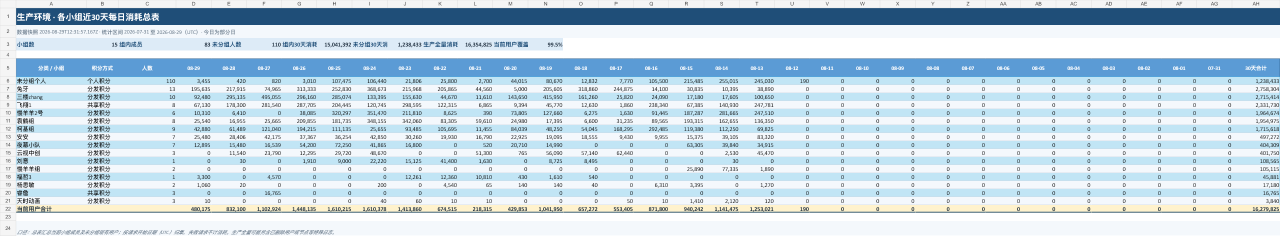
#> input picture outputs/team-usage-20260829/previews/总表.png, 2560 x 472 px (shown at 1/2 size)
$ python make-contact-sheet.py
#> lines starting #> are read from the running program, lines starting #| are printed output that depends on the picture
from pathlib import Path
from PIL import Image, ImageDraw, ImageFont

source = Path(__file__).with_name("previews")
paths = sorted(source.glob("*.png"), key=lambda p: (p.name != "总表.png", p.name))
tile_w = 900
label_h = 28
gap = 16
tiles = []
for path in paths:
    image = Image.open(path).convert("RGB")
    scale = min(1, tile_w / image.width)
#> scale = 0.352
    image = image.resize((round(image.width * scale), round(image.height * scale)), Image.Resampling.LANCZOS)
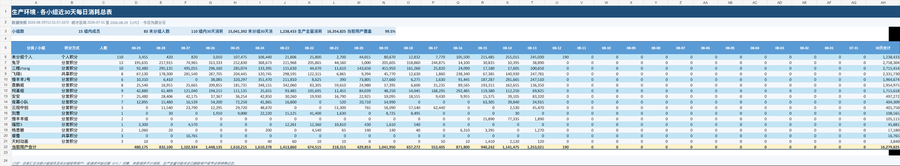
#> image: PIL image 900x166 RGB; mean R, G, B 197.3, 216.2, 228.5
    tile = Image.new("RGB", (tile_w, label_h + image.height), "white")
#> tile: PIL image 900x194 RGB; every value is 255
    draw = ImageDraw.Draw(tile)
    draw.text((8, 5), path.stem, fill="#203040", font=ImageFont.load_default())
    tile.paste(image, ((tile_w - image.width) // 2, label_h))
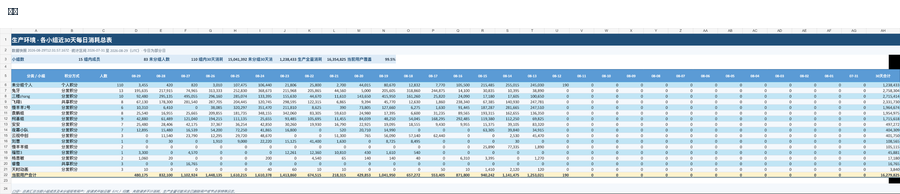
#> tile: PIL image 900x194 RGB; mean R, G, B 205.6, 221.8, 232.3
    tiles.append(tile)

cols = 2
rows = (len(tiles) + cols - 1) // cols
#> rows = 1
row_heights = []
for r in range(rows):
    row_heights.append(max(t.height for t in tiles[r * cols : (r + 1) * cols]))
#> after the loop, row_heights = [194]
canvas = Image.new("RGB", (cols * tile_w + (cols + 1) * gap, sum(row_heights) + (rows + 1) * gap), "#E9EEF5")
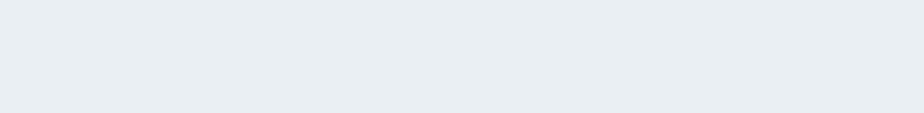
#> canvas: PIL image 1848x226 RGB (shown at 1/2 size); mean R, G, B 233, 238, 245
y = gap
for r in range(rows):
    x = gap
    for c in range(cols):
        i = r * cols + c
        if i < len(tiles):
            canvas.paste(tiles[i], (x, y))
        x += tile_w + gap
    y += row_heights[r] + gap
#> this loop made 1 pass
#> y on pass 1: 226
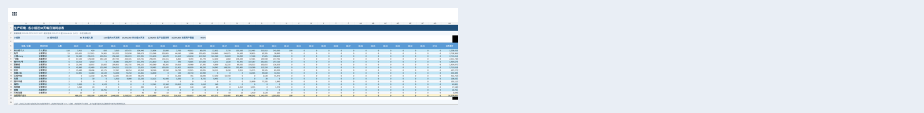
#> canvas: PIL image 1848x226 RGB (shown at 1/2 size); mean R, G, B 221.5, 231.2, 239.7
#> after the loop, y = 226
canvas.save(Path(__file__).with_name("all-sheets-contact.png"))

$ run again, with outputs/team-usage-20260829/previews/三楼zhang.png copied over outputs/team-usage-20260829/previews/总表.png
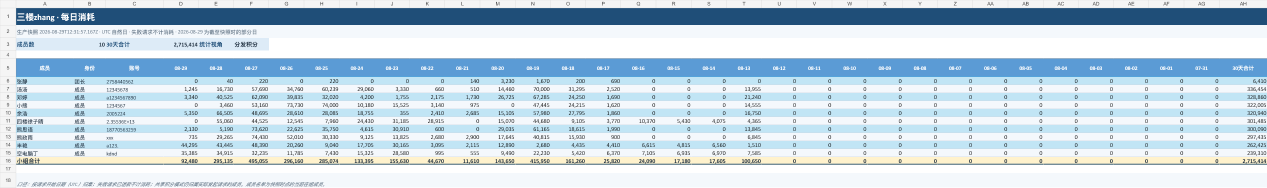
#> input picture outputs/team-usage-20260829/previews/三楼zhang.png, 2534 x 376 px (shown at 1/2 size)
#> `tile.paste(image, ((tile_w - image.width) // 2, label_h))`:
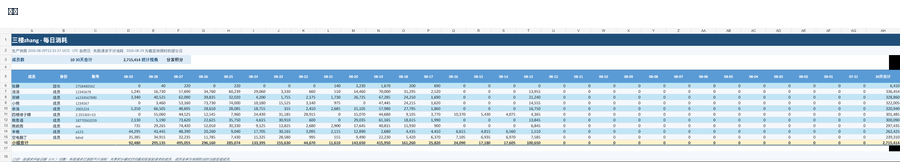
#> tile: PIL image 900x162 RGB; mean R, G, B 205.1, 220.7, 231.4
#> rows = 1
#> after the loop `for r in range(rows):`: row_heights = [162]
#> the loop `for r in range(rows):` made 1 pass
#> y on pass 1: 194
#> after the loop `for r in range(rows):`:
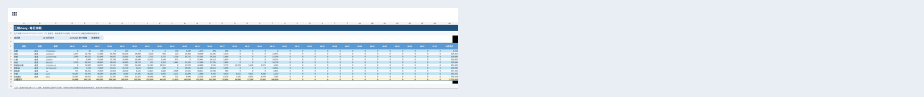
#> canvas: PIL image 1848x194 RGB (shown at 1/2 size); mean R, G, B 221.7, 231, 239.5
#> after the loop `for r in range(rows):`: y = 194

$ run again, with outputs/team-usage-20260829/previews/云视中创.png copied over outputs/team-usage-20260829/previews/总表.png
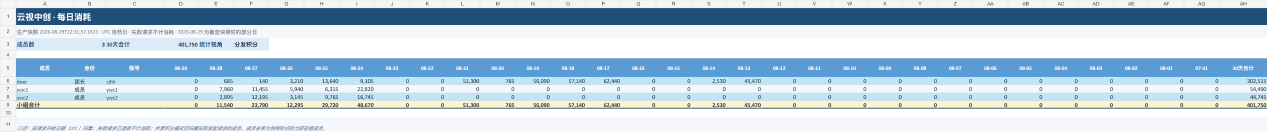
#> input picture outputs/team-usage-20260829/previews/云视中创.png, 2534 x 264 px (shown at 1/2 size)
#> `tile.paste(image, ((tile_w - image.width) // 2, label_h))`:
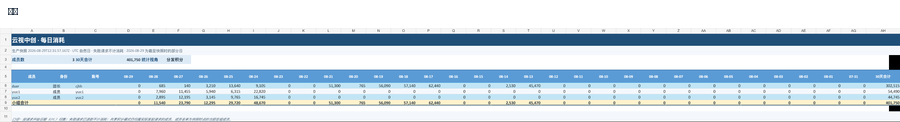
#> tile: PIL image 900x122 RGB; mean R, G, B 202.6, 217.9, 229.1
#> rows = 1
#> after the loop `for r in range(rows):`: row_heights = [122]
#> the loop `for r in range(rows):` made 1 pass
#> y on pass 1: 154
#> after the loop `for r in range(rows):`:
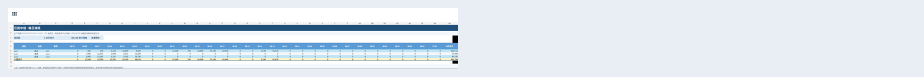
#> canvas: PIL image 1848x154 RGB (shown at 1/2 size); mean R, G, B 221.3, 230.2, 238.9
#> after the loop `for r in range(rows):`: y = 154

$ run again, with outputs/team-usage-20260829/previews/兔牙.png copied over outputs/team-usage-20260829/previews/总表.png
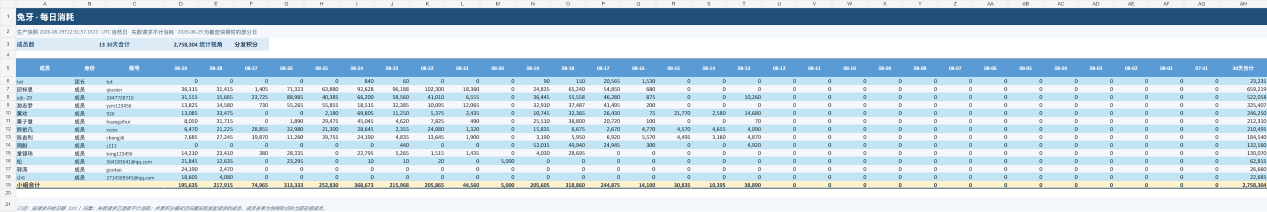
#> input picture outputs/team-usage-20260829/previews/兔牙.png, 2534 x 424 px (shown at 1/2 size)
#> `tile.paste(image, ((tile_w - image.width) // 2, label_h))`:
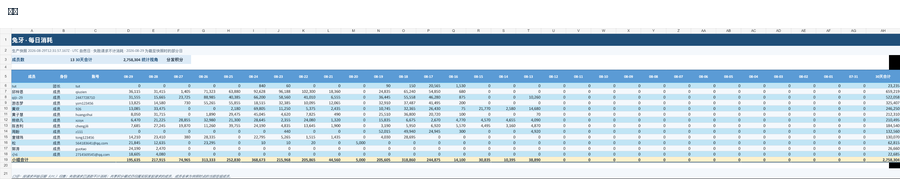
#> tile: PIL image 900x179 RGB; mean R, G, B 205.2, 221.6, 232.4
#> rows = 1
#> after the loop `for r in range(rows):`: row_heights = [179]
#> the loop `for r in range(rows):` made 1 pass
#> y on pass 1: 211
#> after the loop `for r in range(rows):`:
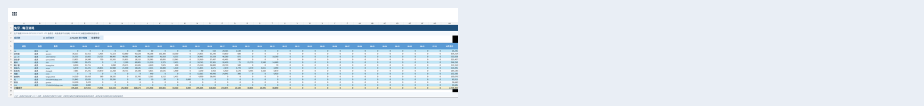
#> canvas: PIL image 1848x211 RGB (shown at 1/2 size); mean R, G, B 221.5, 231.2, 239.8
#> after the loop `for r in range(rows):`: y = 211
